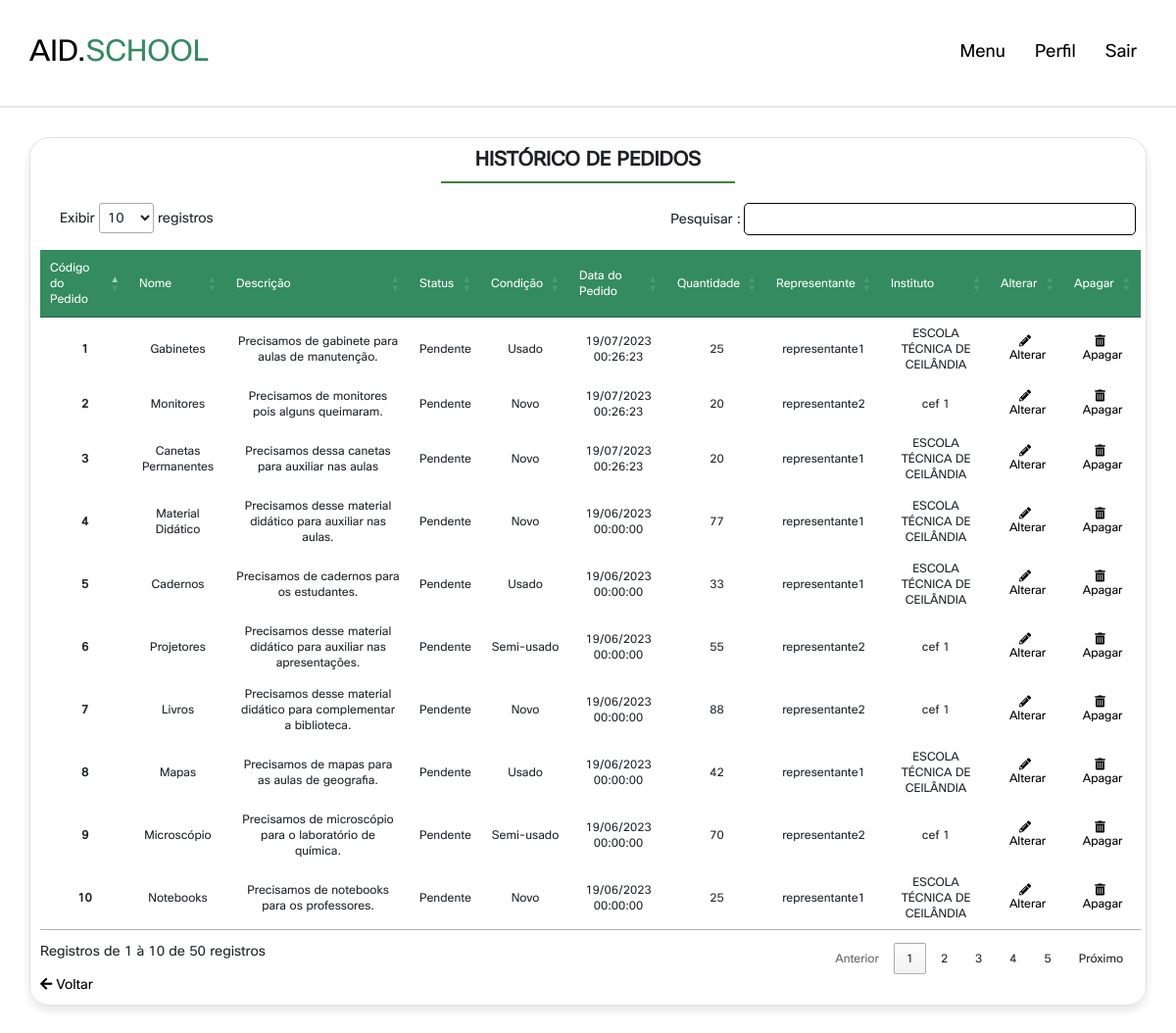
The page /VIEW/ListarPedidos.php (signed in) on the database its author committed.
### tables this page shows
CREATE TABLE IF NOT EXISTS `pedido` (
  `idpedido` INT(10) NOT NULL AUTO_INCREMENT,
  `nomepedido` VARCHAR(45) NOT NULL,
  `descricaopedido` VARCHAR(120) NOT NULL,
  `condicao` VARCHAR(60) NOT NULL,
  `status` INT NOT NULL DEFAULT 1 COMMENT '1==PENDENTE\n2==EM ANDAMENTO\n3==CONCLUIDO',
  `datapedido` TIMESTAMP NOT NULL DEFAULT CURRENT_TIMESTAMP() ON UPDATE CURRENT_TIMESTAMP(),
  `quantidadepedido` VARCHAR(45) NOT NULL,
  `idinstituto` INT(10) NOT NULL,
  `idrepresentante` INT(11) NOT NULL,
  PRIMARY KEY (`idpedido`),
  INDEX `fk_pedido_Instituto1_idx` (`idinstituto` ASC),
  INDEX `fk_pedido_representante1_idx` (`idrepresentante` ASC),
  CONSTRAINT `fk_pedido_Instituto1`
    FOREIGN KEY (`idinstituto`)
    REFERENCES `instituto` (`idinstituto`)
    ON DELETE CASCADE
    ON UPDATE CASCADE,
  CONSTRAINT `fk_pedido_representante1`
    FOREIGN KEY (`idrepresentante`)
    REFERENCES `representante` (`idrepresentante`)
    ON DELETE CASCADE
    ON UPDATE CASCADE);

CREATE TABLE IF NOT EXISTS `representante` (
  `idrepresentante` INT(11) NOT NULL AUTO_INCREMENT,
  `nomerep` VARCHAR(60) NOT NULL,
  `cpfrep` VARCHAR(60) NOT NULL,
  `rgrep` VARCHAR(60) NOT NULL,
  `dtnascrep` DATE NOT NULL,
  `enderecorep` VARCHAR(60) NOT NULL,
  `emailrep` VARCHAR(60) NOT NULL,
  `telefonerep` VARCHAR(60) NOT NULL,
  `sexo` VARCHAR(60) NOT NULL,
  `idinstituto` INT(10) NOT NULL,
  `idusuario` INT(10) NOT NULL,
  PRIMARY KEY (`idrepresentante`),
  UNIQUE INDEX `matricula_UNIQUE` (`idrepresentante` ASC),
  UNIQUE INDEX `RG_UNIQUE` (`rgrep` ASC),
  UNIQUE INDEX `CPF_UNIQUE` (`cpfrep` ASC),
  INDEX `fk_representante_Instituto1_idx` (`idinstituto` ASC),
  INDEX `fk_representante_usuario1_idx` (`idusuario` ASC),
  CONSTRAINT `fk_representante_Instituto1`
    FOREIGN KEY (`idinstituto`)
    REFERENCES `instituto` (`idinstituto`)
    ON DELETE CASCADE
    ON UPDATE CASCADE,
  CONSTRAINT `fk_representante_usuario1`
    FOREIGN KEY (`idusuario`)
    REFERENCES `usuario` (`idusuario`)
    ON DELETE CASCADE
    ON UPDATE CASCADE);

CREATE TABLE IF NOT EXISTS `instituto` (
  `idinstituto` INT(10) NOT NULL AUTO_INCREMENT,
  `nomeinstituto` VARCHAR(60) NOT NULL,
  `emailinstituto` VARCHAR(60) NOT NULL,
  `telefoneinstituto` VARCHAR(60) NOT NULL,
  `enderecoinstituto` VARCHAR(60) NOT NULL,
  PRIMARY KEY (`idinstituto`));

### DAO/CONEXAO/CONEXAO.php (called while the page is built)
<?php
abstract class CONEXAO {
    private static $instance;
    public static function getInstance() {
        try {
            if (!isset(self::$instance)) {
                self::$instance = new PDO("mysql:host=localhost;dbname=dbdoar;charset=UTF8", "root", "");
                self::$instance->setAttribute(PDO::ATTR_ERRMODE, PDO::ERRMODE_EXCEPTION);
            }
            return self::$instance;
        } catch (PDOException $exc) {
            echo "Erro ao conectar o banco de dados :" . $exc->getMessage();
        }
    }
}
?>

### DAO/PedidoDAO.php (called while the page is built, shortened)
<?php
require_once 'CONEXAO/CONEXAO.php';
class PedidoDAO
{
    public $pdo = null;
    public function __construct()
    {
        $this->pdo = Conexao::getInstance();
    }
    public function Pesquisar()
    {
        try {
            $sql = "select *,R.nomerep as REPRESENTANTE,I.nomeinstituto as INSTITUTO,date_format(datapedido,'%d/%m/%Y %H:%i:%s')as DATAFORMATADA,
                CASE WHEN status = 1 THEN 'Pendente'
                WHEN status = 2 THEN 'Andamento'
                ELSE 'Concluido'
                END AS STATUSPEDIDO
                from pedido P
                inner join representante R on R.idrepresentante=P.idrepresentante
                inner join instituto I on I.idinstituto=P.idinstituto;";
            $execucao = $this->pdo->prepare($sql);
            $execucao->execute();
            $pesquisa = $execucao->fetchALL(PDO::FETCH_ASSOC);
            return $pesquisa;
        } catch (PDOException $exc) {
            echo $exc->getMessage();
        }
    }
}

### VIEW/ListarPedidos.php (the view, shortened to what this page needs)
<?php
require_once '../DAO/PedidoDAO.php';
$PedidoDAO = new PedidoDAO;
$resultado = $PedidoDAO->Pesquisar();
?>
<!DOCTYPE html>
<html>
<head>
    <link rel="stylesheet" href="../CSS/lista.css">
    <link rel="stylesheet" href="../CSS/NavbarperfilAdm.css">
    <link rel="stylesheet" href="https://cdnjs.cloudflare.com/ajax/libs/font-awesome/6.0.0/css/all.min.css">
    <link rel="stylesheet" href="https://cdnjs.cloudflare.com/ajax/libs/font-awesome/5.15.3/css/all.min.css" />
    <link rel="stylesheet" href="https://cdnjs.cloudflare.com/ajax/libs/bootstrap/4.6.1/css/bootstrap.min.css">
    <link rel="stylesheet" href="https://cdn.jsdelivr.net/npm/bootstrap@4.6.2/dist/css/bootstrap.min.css">
    <link rel="stylesheet" type="text/css" href="//cdn.datatables.net/1.10.7/css/jquery.dataTables.css">
</head>
<body>
    <?php
    include '../VIEW/NavbarperfilAdm.php';
    ?>
    <div class="containerlistar">
        <h1 class="heading">Histórico de Pedidos </h1>
        <table id='dataTable'>
            <thead>
                <tr>
                    <td>Código do Pedido</td>
                    <td>Nome</td>
                    <td>Descrição</td>
                    <td>Status</td>
                    <td>Condição</td>
                    <td>Data do Pedido</td>
                    <td>Quantidade</td>
                    <td>Representante</td>
                    <td>Instituto</td>
                    <td>Alterar</td>
                    <td>Apagar</td>
                </tr>
            </thead>
            <tbody>
                <?php
                foreach ($resultado as $r) {
                    echo "<tr>";
                    echo "<td>{$r["idpedido"]}</td>";
                    echo "<td>{$r["nomepedido"]}</td>";
                    echo "<td>{$r["descricaopedido"]}</td>";
                    echo "<td>{$r["STATUSPEDIDO"]}</td>";
                    echo "<td>{$r["condicao"]}</td>";
                    echo "<td>{$r["DATAFORMATADA"]}</td>";
                    echo "<td>{$r["quantidadepedido"]}</td>";
                    echo "<td>{$r["REPRESENTANTE"]}</td>";
                    echo "<td>{$r["INSTITUTO"]}</td>";
                    echo "<td><a href='../VIEW/formAlterarPedido.php?id={$r["idpedido"]}'><i class='fas fa-pencil-alt'></i> Alterar</a></td>";
                    echo "<td><a href='../CONTROLLER/ApagarPedido.php?id={$r["idpedido"]}' onclick='return confirmarApagar(event, {$r["idpedido"]})'><i class='fas fa-trash-alt'></i> Apagar</a></td>";
                    echo "</tr>";
                }
                ?>
            </tbody>
        </table>
        <a href="InicioAdm.php" class="left-button">
            <i class="fas fa-arrow-left"></i> Voltar
        </a>
    </div>
</body>
</html>

### CSS/lista.css (style rules this page uses)
:root { --COR1:#43803E; --COR2:#6BCC62; --COR3:#145a0e; --COR4:#338b5f; --COR7:#1F2024; --font-Opensans: Open Sans, sans-serif; --font-Cisco-bold: font-CiscoSans; --font-Cisco-regular: font-CiscoSans2; --border:.2rem solid rgba(0,0,0,.1); --box-shadow:0 .5rem 1rem rgba(0,0,0,.1); }
.heading { text-align: center; font-size: 2rem; color: var(--COR7); text-transform: uppercase; font-weight: bolder; margin-bottom: rem; }
.heading::after { content: ""; display: block; width: 300px; height: 2px; background-color: var(--COR1); margin: 0 auto; margin-top: 10px; margin-bottom: 0px; }
a.left-button { text-decoration: none; color:black; }
.fa-pencil-alt { color: rgb(0, 0, 0); }
.fa-trash-alt { color: rgb(0, 0, 0); }
.containerlistar { width: 95%; font-size: 14px; margin: 140 auto; padding: 10px; border: 1px solid #0000001e; border-collapse: collapse; border-radius: 20px; box-shadow:var(--box-shadow) ; }
table { width: 80%; margin-top: 0px; text-align: center; font-size: 12px; }
thead { background-color: var(--COR4); color:white; }
tbody td { padding: 10px; }
tbody td:first-child { font-weight: bold; border-collapse: collapse; }
tbody a { text-decoration: none; color: #000000; }
tbody i { margin-right: 5px; }

### CSS/NavbarperfilAdm.css (style rules this page uses)
:root { --COR1:#43803E; --COR2:#6BCC62; --COR3:#145a0e; --COR4:#338b5f; --COR7:#1F2024; --COR8:#ffffff; --COR10:#e7e7e7; --COR11:#024059; --COR12:#026873; --COR13:#0CABA8; --COR14:#015958; --COR15:#F28157; --COR16:#DB8244; --COR17:#FF9A75; --COR18:#BF6545; --font-Opensans: Open Sans, sans-serif; --font-Cisco-bold: font-CiscoSans; --font-Cisco-regular: font-CiscoSans2; --border:.2rem solid rgba(0,0,0,.1); --box-shadow:0 .5rem 1rem rgba(0,0,0,.1); }
* { font-family: var(--font-Cisco-regular); margin:0; padding:0; box-sizing: border-box; outline: none; border:none; text-decoration: none !important; }
html { font-size: 62.5%; }

### rows shown on the page
pedido: idpedido "1", nomepedido "Gabinetes", descricaopedido "Precisamos de gabinete para aulas de manutenção.", STATUSPEDIDO "Pendente", condicao "Usado", DATAFORMATADA "19/07/2023 00:26:23", quantidadepedido "25", idrepresentante.nomerep "representante1", idinstituto.nomeinstituto "ESCOLA TÉCNICA DE CEILÂNDIA"
pedido: idpedido "2", nomepedido "Monitores", descricaopedido "Precisamos de monitores pois alguns queimaram.", STATUSPEDIDO "Pendente", condicao "Novo", DATAFORMATADA "19/07/2023 00:26:23", quantidadepedido "20", idrepresentante.nomerep "representante2", idinstituto.nomeinstituto "cef 1"
pedido: idpedido "3", nomepedido "Canetas Permanentes", descricaopedido "Precisamos dessa canetas para auxiliar nas aulas", STATUSPEDIDO "Pendente", condicao "Novo", DATAFORMATADA "19/07/2023 00:26:23", quantidadepedido "20", idrepresentante.nomerep "representante1", idinstituto.nomeinstituto "ESCOLA TÉCNICA DE CEILÂNDIA"
pedido: idpedido "4", nomepedido "Material Didático", descricaopedido "Precisamos desse material didático para auxiliar nas aulas.", STATUSPEDIDO "Pendente", condicao "Novo", DATAFORMATADA "19/06/2023 00:00:00", quantidadepedido "77", idrepresentante.nomerep "representante1", idinstituto.nomeinstituto "ESCOLA TÉCNICA DE CEILÂNDIA"
pedido: idpedido "5", nomepedido "Cadernos", descricaopedido "Precisamos de cadernos para os estudantes.", STATUSPEDIDO "Pendente", condicao "Usado", DATAFORMATADA "19/06/2023 00:00:00", quantidadepedido "33", idrepresentante.nomerep "representante1", idinstituto.nomeinstituto "ESCOLA TÉCNICA DE CEILÂNDIA"
pedido: idpedido "6", nomepedido "Projetores", descricaopedido "Precisamos desse material didático para auxiliar nas apresentações.", STATUSPEDIDO "Pendente", condicao "Semi-usado", DATAFORMATADA "19/06/2023 00:00:00", quantidadepedido "55", idrepresentante.nomerep "representante2", idinstituto.nomeinstituto "cef 1"
pedido: idpedido "7", nomepedido "Livros", descricaopedido "Precisamos desse material didático para complementar a biblioteca.", STATUSPEDIDO "Pendente", condicao "Novo", DATAFORMATADA "19/06/2023 00:00:00", quantidadepedido "88", idrepresentante.nomerep "representante2", idinstituto.nomeinstituto "cef 1"
pedido: idpedido "8", nomepedido "Mapas", descricaopedido "Precisamos de mapas para as aulas de geografia.", STATUSPEDIDO "Pendente", condicao "Usado", DATAFORMATADA "19/06/2023 00:00:00", quantidadepedido "42", idrepresentante.nomerep "representante1", idinstituto.nomeinstituto "ESCOLA TÉCNICA DE CEILÂNDIA"
pedido: idpedido "9", nomepedido "Microscópio", descricaopedido "Precisamos de microscópio para o laboratório de química.", STATUSPEDIDO "Pendente", condicao "Semi-usado", DATAFORMATADA "19/06/2023 00:00:00", quantidadepedido "70", idrepresentante.nomerep "representante2", idinstituto.nomeinstituto "cef 1"
pedido: idpedido "10", nomepedido "Notebooks", descricaopedido "Precisamos de notebooks para os professores.", STATUSPEDIDO "Pendente", condicao "Novo", DATAFORMATADA "19/06/2023 00:00:00", quantidadepedido "25", idrepresentante.nomerep "representante1", idinstituto.nomeinstituto "ESCOLA TÉCNICA DE CEILÂNDIA"
